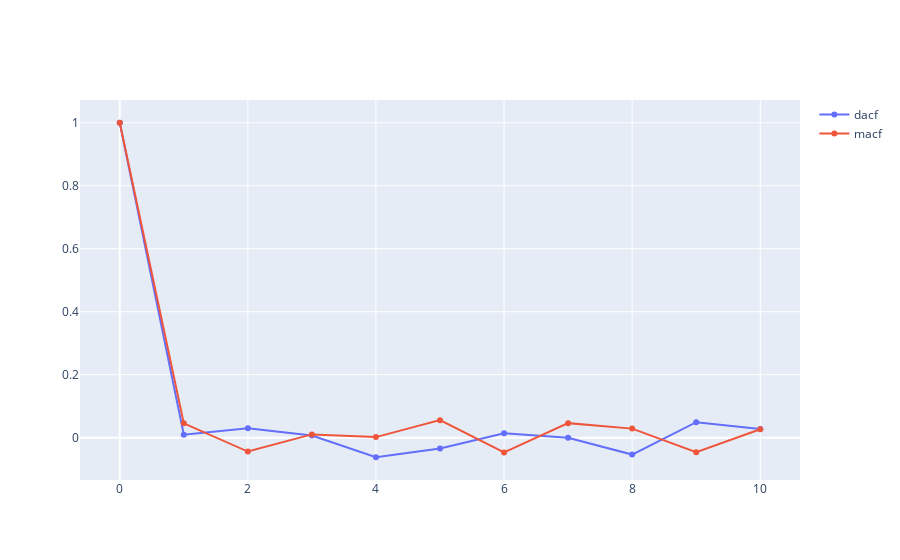

Source (notebook cell):
### Markdown cell above
# Autocorrelations

### Code cell
mret = mret.iloc[1:] ; dret = dret.iloc[1:]     # Return[0] is NaN

Lags=10
macf = st.acf(mret,nlags=Lags)    # acf for monthly returns
dacf = st.acf(dret,nlags=Lags)    # acf for daily returns

acfDF = pd.DataFrame({'dacf':dacf,'macf':macf}) # For conveniently calling plotly

pdata=[{'x':acfDF.index,'y':acfDF[col], 'name':col} for col in acfDF.columns]

plotly.offline.iplot(pdata)

### Figure 1 — Plotly figure (JSON) as saved in the notebook; plotly's stock layout.template omitted (floating-point values rounded to 4 significant figures)
{"data": [{"name": "dacf", "type": "scatter", "x": [0, 1, 2, 3, 4, 5, 6, 7, 8, 9, 10], "y": [1, 0.009634, 0.02989, 0.006651, -0.06208, -0.03436, 0.01393, -8.839e-06, -0.05364, 0.04934, 0.02794]}, {"name": "macf", "type": "scatter", "x": [0, 1, 2, 3, 4, 5, 6, 7, 8, 9, 10], "y": [1, 0.04555, -0.04402, 0.01049, 0.001891, 0.05578, -0.04681, 0.04627, 0.02886, -0.0461, 0.02674]}], "layout": {}}
